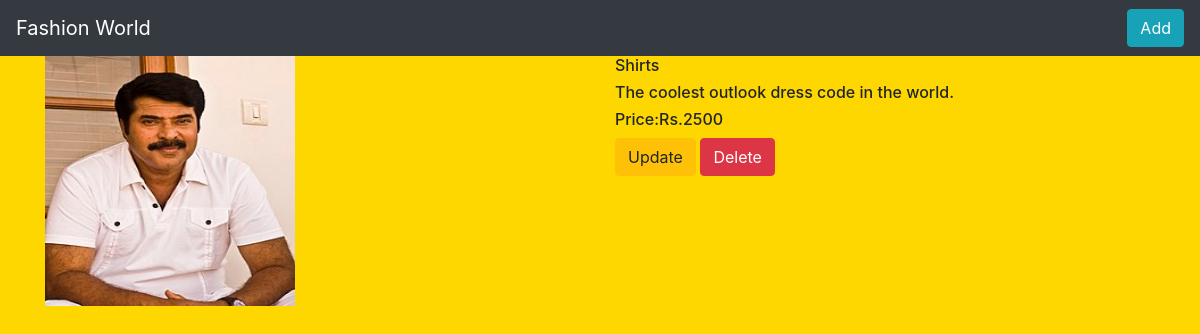
/fashion/2/, run on the app's committed database.
### fashionapp/models.py (models this page shows, shortened)
class Fashion(models.Model):
    name=models.CharField(max_length=250)
    desc=models.TextField()
    price=models.IntegerField()
    img= models.ImageField(upload_to="gallery")

### fashionapp/views.py (the view)
# urls.py: path('fashion/<int:fashion_id>/',views.details,name='details'),
def details(request,fashion_id):
    fashion= Fashion.objects.get(id=fashion_id)
    return render(request,'details.html',{'fashion':fashion})

### templates/details.html
{% extends 'base.html' %}
{% block body %}
<div class="container">
    <div class="row">
        <div class="col-md-6">
            <img src="{{fashion.img.url}}" height="250" width="250">
        </div>
<div class="col-md-6">
   <h6>{{fashion.name}}</h6>
    <h6>{{fashion.desc}}</h6>
    <h6>Price:Rs.{{fashion.price}}</h6>
    <a class= "btn btn-warning" href="{% url 'fashionapp:update' fashion.id %}">Update</a>
    <a class= "btn btn-danger" href="{% url 'fashionapp:delete' fashion.id %}">Delete</a>
</div>
    </div>
</div>
{% endblock %}

### static/style.css (style rules this page uses)
body { background-color:gold; }

### data on the page
Fashion: img (picture), name "Shirts", desc "The coolest outlook dress code in the world.", price "2500"
